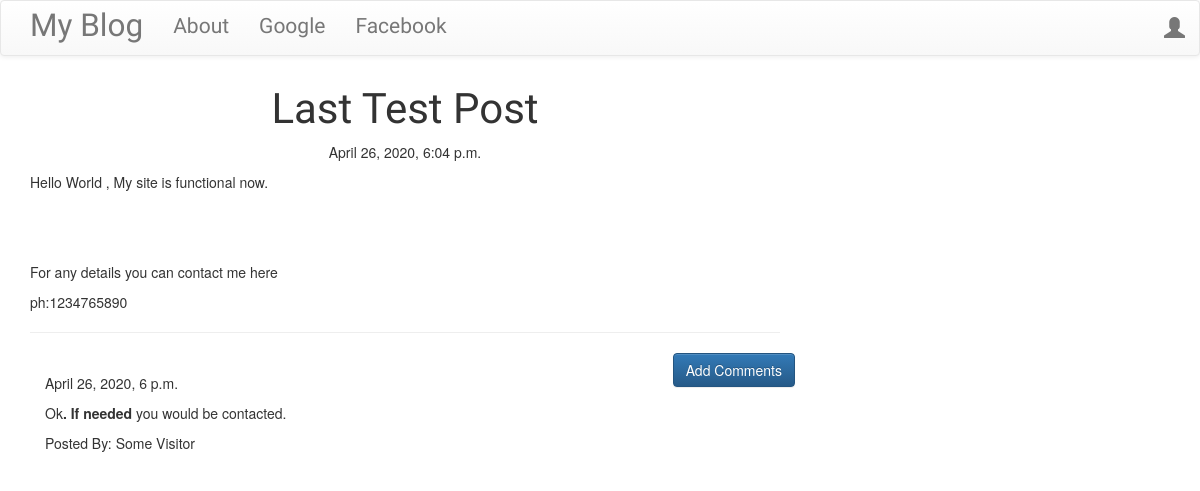
/26/, run on the app's committed database.
### blog/models.py (models this page shows, shortened)
class Post(models.Model):
    author = models.ForeignKey('auth.User',on_delete=models.CASCADE)
    title = models.CharField(max_length = 200)
    text = models.TextField()
    created_date = models.DateTimeField(default = timezone.now)
    published_date = models.DateTimeField(blank = True,null = True)

class Comment(models.Model):
    post = models.ForeignKey('blog.Post',related_name = 'comments',on_delete=models.CASCADE)
    author = models.CharField(max_length = 200)
    text = models.TextField()
    created_date  = models.DateTimeField(default = timezone.now())
    approve_comment = models.BooleanField(default = False)

### blog/views.py (the view)
# urls.py: path('<int:pk>/',views.PostDetailView.as_view(),name = 'post_detail'),
class PostDetailView(DetailView):
    model = Post

### blog/templates/blog/post_detail.html (shortened to what this page needs)
{% extends "blog/base.html"%}
{% block content %}
<h1 class = "posttitle loader">{{post.title}}</h1>
{%if post.published_date%}
<div class="date postdate">
  {{post.published_date}}
</div>
{%else%}
<a class="btn btn-default"  href="{% url 'post_publish' pk=post.pk%}">Publish</a>
{%endif%}
<p class="postcontent">{{post.text|safe|linebreaksbr}}</p>
<hr>
<a class="btn btn-primary btn-comment"href="{% url 'add_comment_to_post' pk=post.pk%}">Add Comments</a>
<div class="container">
  {% for comment in post.comments.all %}
  <br>
    {% if user.is_authenticated or comment.approve_comment %}
      {{comment.created_date}}
          <p>{{comment.text|safe|linebreaksbr}}</p>
          <p>Posted By: {{comment.author}}</p>
    {% endif %}
    {%empty%}
    <p>No comments!</p>
  {%endfor%}
</div>
{% endblock %}

### blog/templates/blog.css (style rules this page uses)
.postdate { text-align: center; }
.posttitle { font-family: 'Comic Neue', cursive; font-size: 3em; text-align: center; }
.postcontent { font-family: 'Montserrat'; font-size: 1.5em; }
.btn-comment { position: absolute; right: 0px; }
.loader { filter:hue-rotate(0deg); color:linear-gradient(45deg,#0f8,#08f); animation:hue 10000ms infinite linear; }

### data on the page
Post: title "Last Test Post", published_date "April 26, 2020, 6:04 p.m.", text "Hello World , My site is functional now. For any details you can contact me here ph:1234765890"
Comment: created_date "April 26, 2020, 6 p.m.", text "Ok . If needed you would be contacted.", author "Some Visitor"
